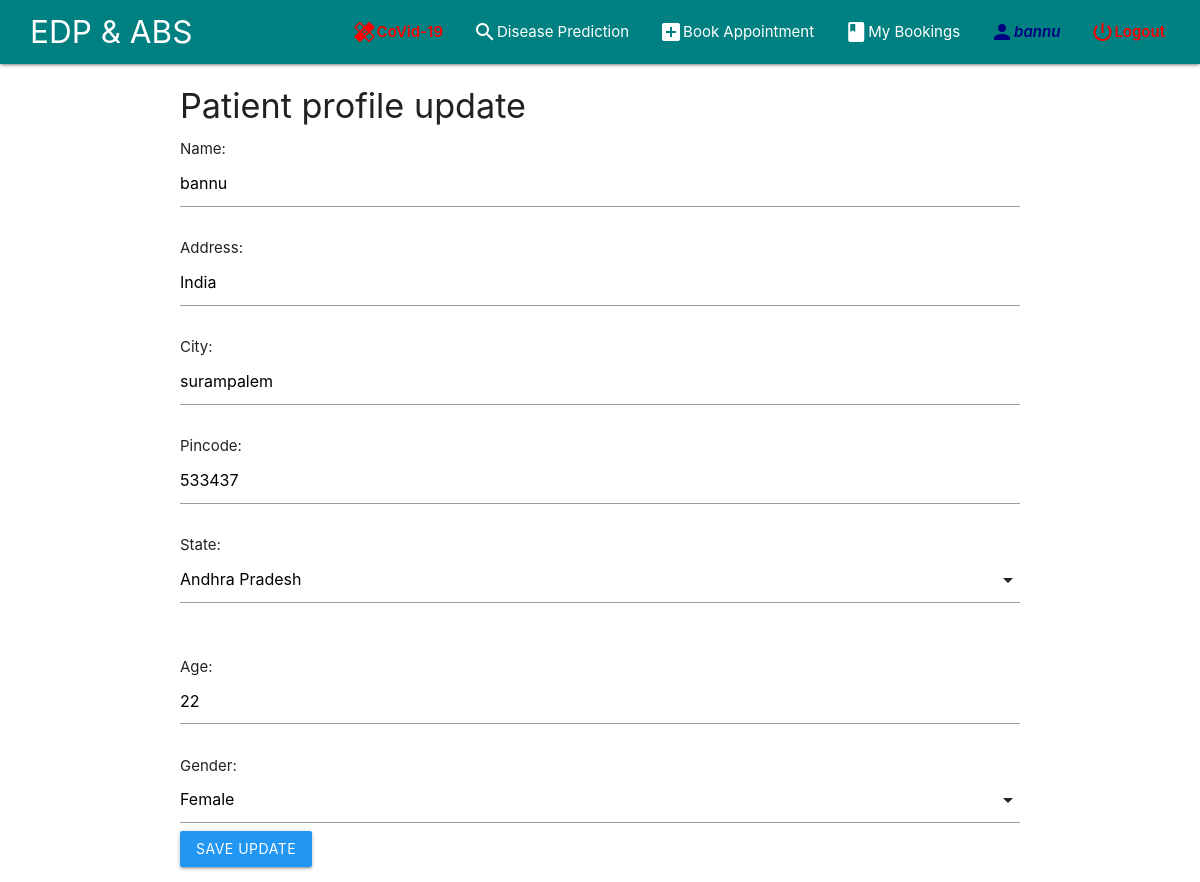
The page /accounts/Patient/update/ (signed in) on the database its author committed.
### users/models.py (models this page shows, shortened)
class User(AbstractBaseUser, PermissionsMixin):
    states = (
              ('AndhraPradesh', 'Andhra Pradesh'),
              ('ArunachalPradesh', 'Arunachal Pradesh'),
              ('Assam', 'Assam'),
              ('Sikkim', 'Sikkim'),
              ('Nagaland', 'Nagaland'),
              ('Manipur', 'Manipur'),
              ('Meghalaya', 'Meghalaya'),
              ('Jammukashmir', 'Jammu kashmir'),
              ('Punjab', 'Punjab'),
              ('Himachalpradesh', 'Himachal pradesh'),
              ('Haryana', 'Haryana'),
              ('Uttarakhand', 'Uttarakhand'),
              ('Uttarpradesh', 'Uttar pradesh'),
              ('Rajasthan', 'Rajasthan'),
              ('Gujarat', 'Gujarat'),
              ('MadhyaPradesh', 'Madhya Pradesh'),
              ('Jharkhand', 'Jharkhand'),
              ('WestBengal', 'West Bengal'),
              ('Maharastra', 'Maharastra'),
              ('Orissa', 'Orissa'),
              ('Chattisgarh', 'Chattisgarh'),
              ('Karnataka', 'Karnataka'),
              ('Kerala', 'Kerala'),
              ('TamilNadu', 'Tamil Nadu'),
              ('Mizoram', 'Mizoram'),
              ('Tripura', 'Tripura'),
              ('Goa', 'Goa'),
              ('Telangana', 'Telangana'),
              )
    email = models.EmailField(max_length=254, unique=True)
    name = models.CharField(max_length=254, null=True)
    is_doctor = models.BooleanField(default=False, null=True)
    is_patient = models.BooleanField(default=False, null=True)
    address = models.CharField(max_length=200, null=True)
    city = models.CharField(max_length=50, null=True)
    pin = models.PositiveIntegerField(null=True)
    state = models.CharField(max_length=25, choices=states, null=True)
    is_staff = models.BooleanField(default=False)
    is_superuser = models.BooleanField(default=False)
    is_active = models.BooleanField(default=True)
    last_login = models.DateTimeField(null=True, blank=True)
    date_joined = models.DateTimeField(auto_now_add=True)
    objects = UserManager()
    USERNAME_FIELD = 'email'
    EMAIL_FIELD = 'email'
    REQUIRED_FIELDS = ['name']

class ExtendedPatientsDetail(models.Model):
    gender = (('Male', 'Male'),
              ('Female', 'Female'),
              ('Other', 'Other'))
    patient = models.OneToOneField(User, on_delete=models.CASCADE, related_name='patient_detail', primary_key=True)
    age = models.IntegerField(null=True, validators=[MaxValueValidator(120), MinValueValidator(1)])
    gender = models.CharField(max_length=20, choices=gender, null=True)

### users/views.py (the view)
# urls.py: path('Patient/update/', login_required(PatientProfileUpdateView, login_url='users:login'), name='Pupdateprofile'),
@patient_required()
def PatientProfileUpdateView(request):
    ppu_template = 'patient_profile_update.html'
    if request.method == 'POST':
        update_user_form = UpdateUserProfile(request.POST, instance=request.user)
        update_patient_form = UpdatePatientProfile(request.POST, instance=request.user.patient_detail)
        if update_user_form.is_valid() and update_patient_form.is_valid():
            user = update_user_form.save(commit=False)
            user.is_patient = True
            user.save()
            user.patient_detail.age = update_patient_form.cleaned_data.get('age')
            user.patient_detail.save()
            print(user.id)
            return redirect("/accounts/profile/")
        messages.error(request, "Form is invalid")
        return render(request, ppu_template)
    else:
        update_user_form = UpdateUserProfile(instance=request.user)
        update_patient_form = UpdatePatientProfile(instance=request.user.patient_detail)
        return render(request, ppu_template,
                      {'update_user_form': update_user_form, 'update_patient_form': update_patient_form})

### users/forms.py
class UpdateUserProfile(UserChangeForm):
    class Meta:
        model = User
        fields = ('name', 'address', 'city', 'pin', 'state')

class UpdatePatientProfile(forms.ModelForm):
    class Meta:
        model = ExtendedPatientsDetail
        fields = ('age', 'gender')

### users/templates/patient_profile_update.html (shortened to what this page needs)
{% extends 'base.html' %}
{% load static %}
{% block body %}
    {% include 'navBar.html' %}
    <div class="container">
        <h4>Patient profile update</h4>
        <form method="post" id="ProfileUpdateForm">
            Name:     {{ update_user_form.name }}
            <br><br>
            Address:  {{update_user_form.address}}
            <br><br>
            City: {{update_user_form.city}}
            <br><br>
            Pincode: {{update_user_form.pin}}
            <br><br>
            State: {{update_user_form.state}}
            <br><br>
            Age: {{ update_patient_form.age }}
            <br><br>
            Gender: {{ update_patient_form.gender }}
            <button class="btn waves-effect waves-light blue" type="submit">SAVE UPDATE</button>
        </form>
    </div>
{% endblock %}

### base/templates/navBar.html (shortened to what this page needs)
{% load i18n %}
<div class="navbar-fixed">
 <nav class="" style="background-color:#008080; margin-bottom: 3px;">
    <div class="nav-wrapper" style="margin-right: 20px; margin-left: 30px;">
        <a href="#" class="brand-logo hide-on-med-and-down">EDP & ABS</a>
        <ul class="right hide-on-med-and-down">
            <li><a style="color: red; font-weight:600; display: flex;" href="{% url 'disease_database:covid19' %}"  class="left"><i class="material-icons"></i></a></li>
          {% if user.is_authenticated %}
            {% if user.is_patient %}
                <li><a style="display: flex;" href="{% url 'disease_database:search' %}"  {% if request.path == '/diseases/prediction/' %} class="activeLink" {% endif %}><i class="tiny material-icons ">search</i> Disease Prediction</a></li>
                <li><a style="display: flex;" href="{% url 'bookings:conform_booking' %}"{% if request.path == '/bookings/' %} class="activeLink" {% endif %}><i class="material-icons ">add_box</i> Book Appointment</a></li>
                <li><a style="display: flex;" href="{% url 'bookings:show_appointment_patient' %}"{% if request.path == '/bookings/patient/' %} class="activeLink" {% endif %}><i class="material-icons ">book </i> My Bookings</a></li>
                <li><a style="display: flex; color: navy; font-weight:600; font-style: italic;" href="{% url 'users:profile' %}"><i class="material-icons"></i>{{ request.user.name }}</a></li>
            {% endif %}
            <li><a style="font-weight:600; font-style: bold; color:red; display: flex;" href="{% url 'users:logout' %}"><i class="tiny material-icons ">power_settings_new </i> Logout</a></li>
          {% else %}
            <li><a href="{% url 'users:login' %}" {% if request.path == '/accounts/login/' %} class="activeLink" {% endif %}>Login</a></li>
          {% endif %}
      </ul>
    </div>
  </nav>
</div>

### base/templates/base.html (style rules this page uses)
li a { font-size: 20px; }

### rows shown on the page
User: user.name "bannu", name "bannu", address "India", city "surampalem", pin "533437"
ExtendedPatientsDetail: age "22"
